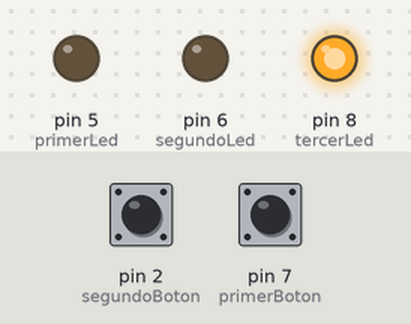
Bench run of a sketch on a simulated Arduino Uno, built with avr-gcc and run on an emulated ATmega328P. On the bench: output pins drawn as LEDs (lit = HIGH). The test bench sets the inputs (shaded band); at power-on: pin 2 (segundoBoton) LOW, pin 7 (primerBoton) LOW.

Above: at 1.2 s.
1.3 s: pin 2 (segundoBoton) pulled HIGH for 0.15 s
At 1.37 s:
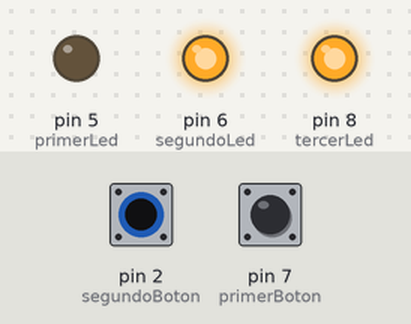
2.9 s: pin 7 (primerBoton) pulled HIGH for 0.15 s
At 2.97 s:
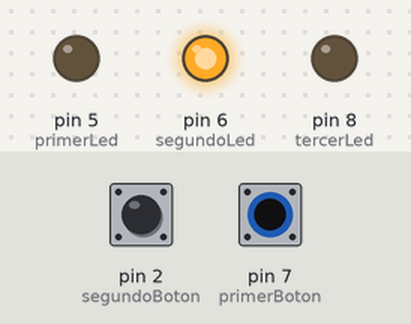
4.5 s: pin 7 (primerBoton) pulled HIGH for 3.2 s
At 8.4 s:
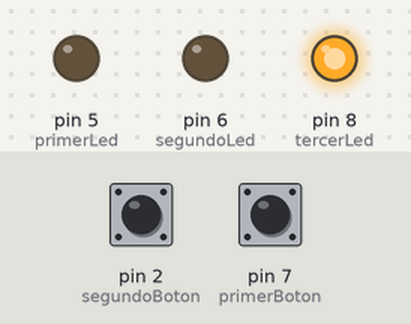
9.2 s: pin 2 (segundoBoton) pulled HIGH for 3.2 s
At 9.6 s:
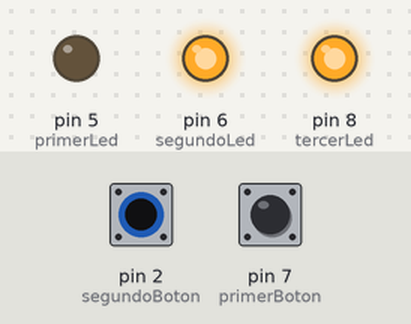
13.9 s: pin 2 (segundoBoton) driven HIGH and pin 7 (primerBoton) driven HIGH
At 14.4 s:
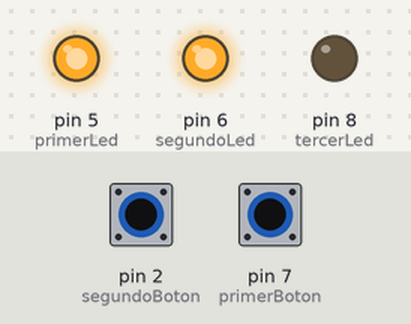
Timing chart, 0 to 16.4 s (numbered marks = the images above; inputs shaded):
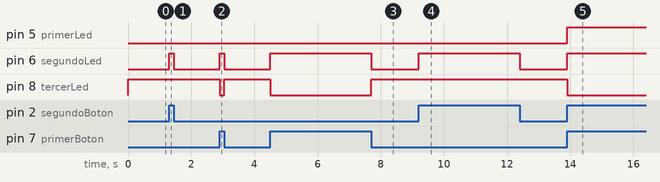

The sketch:

leds_compuertas.ino
```cpp
// Arquitectura de Computadoras II
// @author Jonathan Rai Samines Solares
// @carnet 6590-13-3813
// Gestión de led utilizando compuertas lógicas
// Este programa utiliza tres LED, y dos botones:
// El primer LED se enciende solo si ambos botones están presionados
// El segundo LED se enciende si cualquier de los botones está presionado
// El tercer LED se enciende solo si el primer LED no está presionado

const int primerBoton = 7;
const int segundoBoton = 2;

const int primerLed = 5;
const int segundoLed = 6;
const int tercerLed = 8;

bool estaPrimerBotonEncendido;
bool estaSegundoBotonEncendido;

void setup() {
    // se configuran las referencias a los botones como input
    pinMode(primerBoton, INPUT);
    pinMode(segundoBoton, INPUT);

    // se configuran las referencias a los LED como output
    pinMode(primerLed, OUTPUT);
    pinMode(segundoLed, OUTPUT);
    pinMode(tercerLed, OUTPUT);
}

void loop() {
    estaPrimerBotonEncendido = (bool) digitalRead(primerBoton); // verificamos si el primer botón está encendido
    estaSegundoBotonEncendido = (bool) digitalRead(segundoBoton); // verificamos si el segundo botón está encendido

    // encendemos el primer LED si ambos botones están encendidos
    digitalWrite(primerLed, estaPrimerBotonEncendido && estaSegundoBotonEncendido);

    // encendemos el segundo LED si cualquiera de los botones esta encendido
    digitalWrite(segundoLed, estaPrimerBotonEncendido || estaSegundoBotonEncendido);

    // encendemos el tercer LED si el primer botón no está encendido
    digitalWrite(tercerLed, !estaPrimerBotonEncendido);
}
```

Measured:
- after the input at 1.3 s, pin 6 (segundoLed): LOW → HIGH at once, → LOW 0.15 s later
- after the input at 2.9 s, pin 6 (segundoLed): LOW → HIGH at once, → LOW 0.15 s later; pin 8 (tercerLed): HIGH → LOW at once, → HIGH 0.15 s later
- after the input at 4.5 s, pin 6 (segundoLed): LOW → HIGH at once, → LOW 3.2 s later; pin 8 (tercerLed): HIGH → LOW at once, → HIGH 3.2 s later
- after the input at 9.2 s, pin 6 (segundoLed): LOW → HIGH at once, → LOW 3.2 s later
- after the input at 13.9 s, pin 5 (primerLed), pin 6 (segundoLed): LOW → HIGH at once; pin 8 (tercerLed): HIGH → LOW at once
